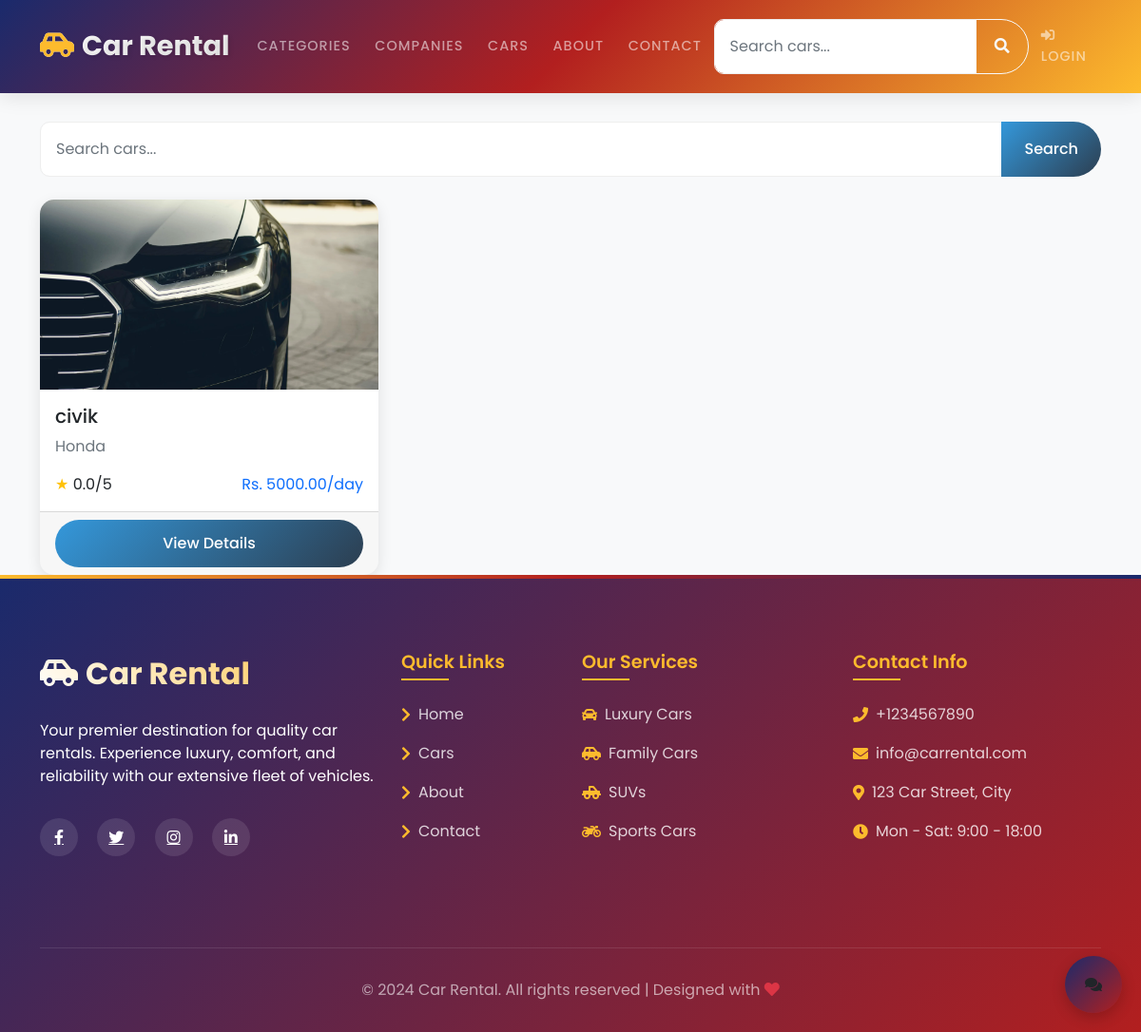
Screenshot of /cars/ with the database file from the repository.
### Carapp/models.py (models this page shows, shortened)
class Car(models.Model):
    TRANSMISSION_CHOICES = [
        ('AUTO', 'Automatic'),
        ('MANUAL', 'Manual'),
    ]
    category = models.ForeignKey(Category, on_delete=models.CASCADE)
    company = models.ForeignKey(Company, on_delete=models.CASCADE)
    name = models.CharField(max_length=200)
    model_year = models.IntegerField()
    transmission = models.CharField(max_length=10, choices=TRANSMISSION_CHOICES)
    seats = models.IntegerField()
    hourly_rate = models.DecimalField(max_digits=10, decimal_places=2)
    daily_rate = models.DecimalField(max_digits=10, decimal_places=2)
    monthly_rate = models.DecimalField(max_digits=10, decimal_places=2)
    image1 = models.ImageField(upload_to='car_images/')
    image2 = models.ImageField(upload_to='car_images/', blank=True)
    image3 = models.ImageField(upload_to='car_images/', blank=True)
    description = models.TextField()
    is_available = models.BooleanField(default=True)
    average_rating = models.DecimalField(
        max_digits=3,
        decimal_places=2,
        default=0.00,
        validators=[MinValueValidator(0.0), MaxValueValidator(5.0)]
    )
    total_ratings = models.IntegerField(default=0)

class Company(models.Model):
    name = models.CharField(max_length=100)
    logo = models.ImageField(upload_to='company_logos/', blank=True)
    description = models.TextField(blank=True)
    class Meta:
        verbose_name_plural = "Companies"

### Carapp/views.py (the view)
# urls.py: path('cars/', views.car_list, name='car_list'),  # New view for all cars
def car_list(request):
    cars = Car.objects.filter(is_available=True).order_by('-average_rating')
    return render(request, 'carapp/car_list.html', {
        'cars': cars
    })

### Carapp/templates/carapp/car_list.html (shortened to what this page needs)
{% extends 'carapp/base.html' %}
{% block content %}
<div class="container">
    <h1 class="mb-4">Available Cars</h1>
    <form action="{% url 'carapp:search_cars' %}" method="get" class="mb-4">
        <div class="input-group">
            <input type="text" name="q" class="form-control" placeholder="Search cars..." value="{{ request.GET.q }}">
            <button type="submit" class="btn btn-primary">Search</button>
        </div>
    </form>
    <div class="row row-cols-1 row-cols-md-3 g-4">
        {% for car in cars %}
        <div class="col">
            <div class="card h-100">
                <img src="{{ car.image1.url }}" class="card-img-top" alt="{{ car.name }}">
                <div class="card-body">
                    <h5 class="card-title">{{ car.name }}</h5>
                    <p class="card-text text-muted">{{ car.company.name }}</p>
                    <div class="d-flex justify-content-between align-items-center">
                        <div>
                            <span class="text-warning">★</span>
                            <span>{{ car.average_rating|floatformat:1 }}/5</span>
                        </div>
                        <span class="text-primary">Rs. {{ car.daily_rate }}/day</span>
                    </div>
                </div>
                <div class="card-footer">
                    <a href="{% url 'carapp:car_detail' car.id %}" class="btn btn-primary w-100">View Details</a>
                </div>
            </div>
        </div>
        {% empty %}
        <div class="col-12">
            <p class="text-center text-muted">No cars available.</p>
        </div>
        {% endfor %}
    </div>
</div>
{% endblock %}

### Carapp/static/carapp/style.css (style rules this page uses)
:root { --primary-color: #2c3e50; --secondary-color: #3498db; --accent-color: #e74c3c; --light-gray: #f8f9fa; --dark-gray: #343a40; }
body { font-family: 'Poppins', sans-serif; background-color: var(--light-gray); }
.card { border: none; border-radius: 15px; transition: all 0.3s ease; box-shadow: 0 5px 15px rgba(0,0,0,0.1); overflow: hidden; }
.card-img-top { height: 200px; object-fit: cover; }
.btn { padding: 0.8rem 1.5rem; border-radius: 30px; font-weight: 500; transition: all 0.3s ease; }
.btn-primary { background: linear-gradient(135deg, var(--secondary-color), var(--primary-color)); border: none; }
.form-control { border-radius: 8px; padding: 0.8rem 1rem; border: 2px solid #eee; }
.form-control { border-radius: 10px; border: 1px solid #eee; padding: 1rem; }

### rows the page displays
Car: image1 (picture), name "civik", company.name "Honda", average_rating "0.0", daily_rate "5000.00"
